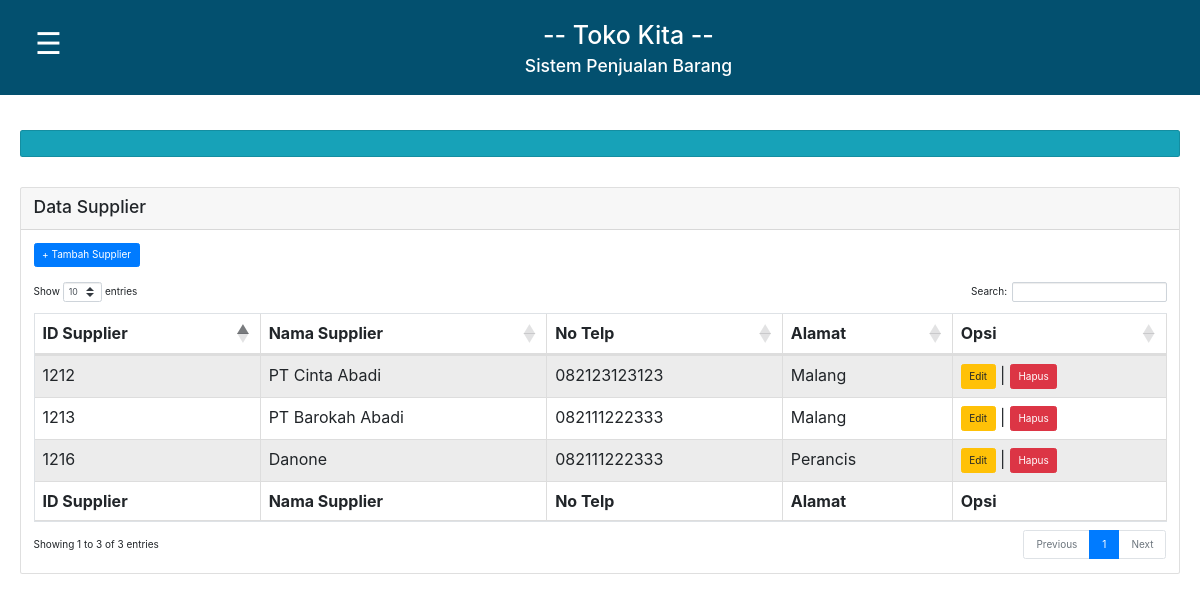
The page /index4.php on the database as committed earlier.
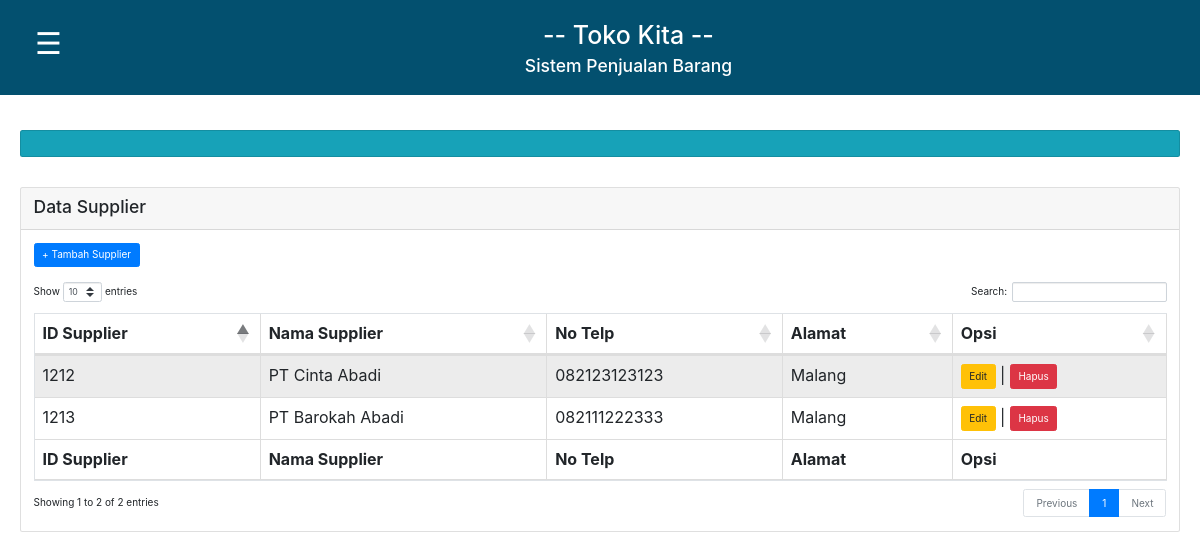
The same page on the database as committed later.
### tables this page shows
CREATE TABLE `supplier` (
  `id` int(11) NOT NULL,
  `nama_supplier` varchar(30) NOT NULL,
  `no_telp` varchar(12) NOT NULL,
  `alamat` varchar(100) NOT NULL
);

### index4.php (the view, shortened to what this page needs)
<html>
<head>
<link rel="stylesheet" type="text/css" href="style.css">
	<link rel="stylesheet" type="text/css" href="assets/css/bootstrap.css">
	<link rel="stylesheet" type="text/css" href="https://cdnjs.cloudflare.com/ajax/libs/twitter-bootstrap/4.5.2/css/bootstrap.css">
	<link rel="stylesheet" type="text/css" href="https://cdn.datatables.net/1.10.22/css/dataTables.bootstrap4.min.css">
</head>
<body>
<div class="judul">
<button class="openbtn" onclick="openNav()">&#9776;</button>
<h1>-- Toko Kita --</h1>
<br>
<h3>Sistem Penjualan Barang</h3>
</div>
<div class="main" id="main">
	<br/>
	<div class="card text-white bg-info" style="font-size: 15px;">
        <div class="card-body">
        </div>
    </div>
    <br><br>
	<div class="card">
		<div class="card-header">
			<h3> Data Supplier </h3>
		</div>
		<div class="card-body">
            <a class="btn btn-primary" href="input_supplier.php">+ Tambah Supplier</a>
            <br><br>
            <table border="1" id="example" class="table table-striped table-bordered">
                <thead>
                    <tr>
                        <th>ID Supplier</th>
                        <th>Nama Supplier</th>
                        <th>No Telp</th>
                        <th>Alamat</th>
                        <th>Opsi</th>
                    </tr>
                </thead>
            <?php
            include "koneksi.php";
            $query_mysql = mysqli_query($conn, "SELECT * FROM supplier ORDER BY id DESC")or die(mysql_error());
            while($data = mysqli_fetch_array($query_mysql)){
            ?>
                <tr>
                    <td><?php echo $data['id'] ?></td>
                    <td><?php echo $data['nama_supplier']; ?></td>
                    <td><?php echo $data['no_telp']; ?></td>
                    <td><?php echo $data['alamat']; ?></td>
                    <td>
                    <a class="btn btn-warning" href="edit_supplier.php?id=<?php echo $data['id']; ?>">Edit</a> |
                    <a class="btn btn-danger" href="hapus_supplier.php?id=<?php echo $data['id']; ?>" onclick="return confirm('Anda Yakin Akan Menghapus')">Hapus</a>
                    </td>
                </tr>
            <?php } ?>
                <tfoot>
                    <tr>
                        <th>ID Supplier</th>
                        <th>Nama Supplier</th>
                        <th>No Telp</th>
                        <th>Alamat</th>
                        <th>Opsi</th>
                    </tr>
                </tfoot>
            </table>
		</div>
	</div>
</div>
</body>
</html>

Rows that differ between the two databases and show on the page:
removed supplier: id "1216", nama_supplier "Danone", no_telp "082111222333", alamat "Perancis"
Other text that changed with them:
text written by a page script: "Show entries Search: Showing 1 to 3 of 3 entries Previous 1 Next" → "Show entries Search: Showing 1 to 2 of 2 entries Previous 1 Next"
